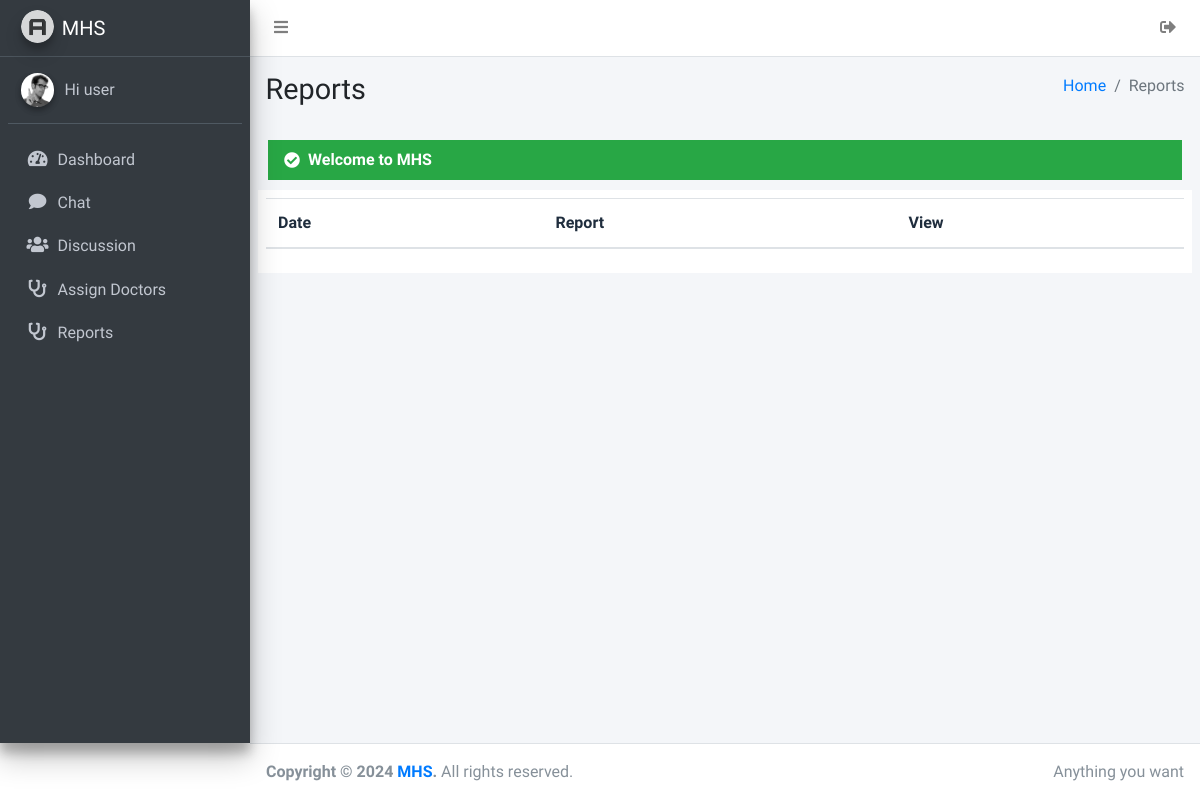
Before: /back/dashboard/reports.php (signed in) with the older database file.
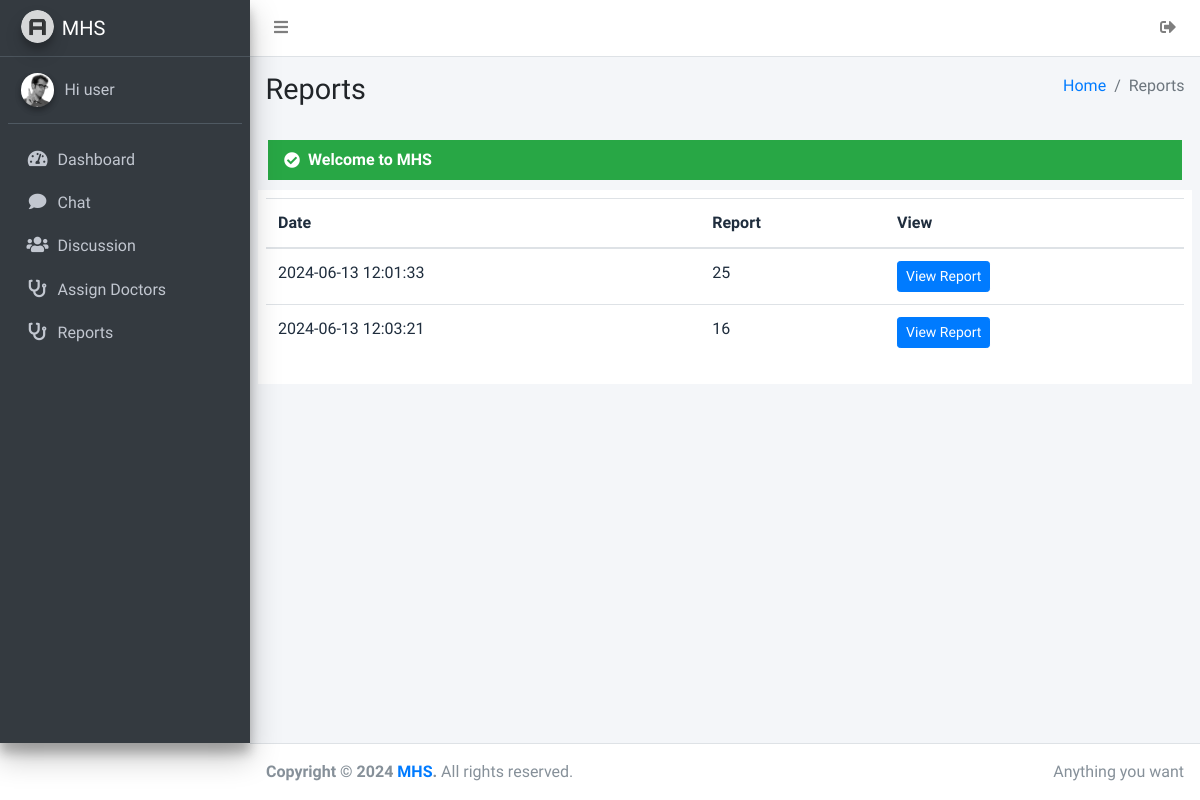
After: the same page with the newer database file.
### tables this page shows
CREATE TABLE `data` (
  `UID` int(11) NOT NULL,
  `Code` varchar(255) NOT NULL,
  `Date` timestamp NOT NULL DEFAULT current_timestamp() ON UPDATE current_timestamp(),
  `Data` int(11) NOT NULL
);

### back/function.php (called while the page is built, shortened)
<?php
$msg = array('e' => "", 's' => "");
function userdata($con, $fetchhead) {
    $sessioncode = $_SESSION['sessionuser'];
    $userdataqry = " SELECT * FROM users WHERE Code='$sessioncode' ";
    $userdataqry_ex = mysqli_query($con, $userdataqry);
    $userdataqry_fetch = mysqli_fetch_array($userdataqry_ex);
    return $userdataqry_fetch[$fetchhead];
  }
?>

### back/dashboard/reports.php (the view, shortened to what this page needs)
<?php
include '../function.php';
	?> <script> location.replace("../../login.php"); </script> <?php
if (isset($_SESSION['error'])) {
	$msg['e'] = $_SESSION['error'];
	unset($_SESSION['error']);
}elseif (isset($_SESSION['success'])) {
	$msg['s'] = $_SESSION['success'];
}
?>
<!DOCTYPE html>
<html lang="en">
<head>
  <link rel="stylesheet" href="../plugins/fontawesome-free/css/all.min.css">
  <link rel="stylesheet" href="../dist/css/adminlte.min.css">
</head>
<body class="hold-transition sidebar-mini">
<div class="wrapper">
  <?php include '../components/nav.php'; ?>
  <?php include '../components/side.php'; ?>
  <div class="content-wrapper">
    <div class="content-header">
      <div class="container-fluid">
        <div class="row mb-2">
          <div class="col-sm-6">
            <h1 class="m-0">Reports</h1>
          </div>
          <div class="col-sm-6">
            <ol class="breadcrumb float-sm-right">
              <li class="breadcrumb-item"><a href="#">Home</a></li>
              <li class="breadcrumb-item active">Reports</li>
            </ol>
          </div>
        </div>
      </div>
    </div>
    <div class="content">
    <?php
if ($msg['s'] != "") {
    ?>
    <div style="margin: 10px 10px;">
      <div class="px-3 py-2 bg-success text-light w-100">
          <div class="d-flex justify-content-start align-items-center">
              <i class="fas fa-check-circle"></i>
              <strong class="ml-2"><?php echo $msg['s']; ?></strong>
          </div>
      </div>
    </div>
    <?php
}
?>
<div class="bg-white p-2">
    <table class="table">
        <thead>
            <th>Date</th>
            <th>Report</th>
            <th>View</th>
        </thead>
        <tbody>
<?php
$userdata = $_SESSION["sessionuser"];
$select = " SELECT * FROM data WHERE Code='$userdata' ";
$select_ex = mysqli_query($con, $select);
while ($select_data = mysqli_fetch_array($select_ex)) {
?>
            <tr>
                <td><?php echo $select_data['Date']; ?></td>
                <td><?php echo $select_data['Data']; ?></td>
                <td>
                    <a href="../../front/report.php?id=<?php echo $select_data['UID']; ?>" class="btn btn-sm btn-primary">View Report</a>
                </td>
            </tr>
<?php } ?>
        </tbody>
    </table>
</div>
  </div>
</div>
    </div>
  <?php include '../components/footer.php'; ?>
</body>
</html>

### back/components/nav.php
<nav class="main-header navbar navbar-expand navbar-white navbar-light">
    <ul class="navbar-nav">
      <li class="nav-item">
        <a class="nav-link" data-widget="pushmenu" href="#" role="button"><i class="fas fa-bars"></i></a>
      </li>
    </ul>
    <ul class="navbar-nav ml-auto">
      <li class="nav-item">
        <a class="nav-link" href="../dashboard/logout.php" role="button">
          <i class="fas fa-sign-out-alt"></i>
        </a>
      </li>
    </ul>
  </nav>

### back/components/side.php (shortened to what this page needs)
<aside class="main-sidebar sidebar-dark-primary elevation-4">
    <a href="../dashboard/dashboard.php" class="brand-link">
      <img src="../dist/img/AdminLTELogo.png" alt="AdminLTE Logo" class="brand-image img-circle elevation-3" style="opacity: .8">
      <span class="brand-text font-weight-light">MHS</span>
    </a>
    <div class="sidebar">
      <div class="user-panel mt-3 pb-3 mb-3 d-flex">
        <div class="image">
          <img src="../dist/img/user2-160x160.jpg" class="img-circle elevation-2" alt="User Image">
        </div>
        <div class="info">
          <a href="dash.php" class="d-block">Hi user</a>
        </div>
      </div>
      <nav class="mt-2">
        <ul class="nav nav-pills nav-sidebar flex-column" data-widget="treeview" role="menu" data-accordion="false">
<?php
if (userdata($con, "Mode") == 0) {
?>
<li class="nav-item">
                <a href="../dashboard/dashboard.php" class="nav-link">
                <i class="nav-icon fas fa-tachometer-alt"></i>
                <p>
                    Dashboard
                </p>
                </a>
            </li>
            <li class="nav-item">
                <a href="../chat/chat.php" class="nav-link">
                <i class="nav-icon fas fa-comment"></i>
                <p>
                    Chat
                </p>
                </a>
            </li>
            <li class="nav-item">
                <a href="../discussion/discussion.php" class="nav-link">
                <i class="nav-icon fas fa-users"></i>
                <p>
                    Discussion
                </p>
                </a>
            </li>
            <li class="nav-item">
                <a href="../doctors/assign.php" class="nav-link">
                <i class="nav-icon fas fa-stethoscope"></i>
                <p>
                    Assign Doctors
                </p>
                </a>
            </li>
            <li class="nav-item">
                <a href="../dashboard/reports.php" class="nav-link">
                <i class="nav-icon fas fa-stethoscope"></i>
                <p>
                    Reports
                </p>
                </a>
            </li>
  <?php
}
?>
        </ul>
      </nav>
    </div>
  </aside>

### back/components/footer.php
<footer class="main-footer">
    <div class="float-right d-none d-sm-inline">
      Anything you want
    </div>
    <strong>Copyright &copy; 2024 <a href="https://test.purbanchaltoday.com/front/index.php">MHS</a>.</strong> All rights reserved.
  </footer>

Changed rows visible on the page:
added data: Date "2024-06-13 12:01:33", Data "25"
added data: Date "2024-06-13 12:03:21", Data "16"
